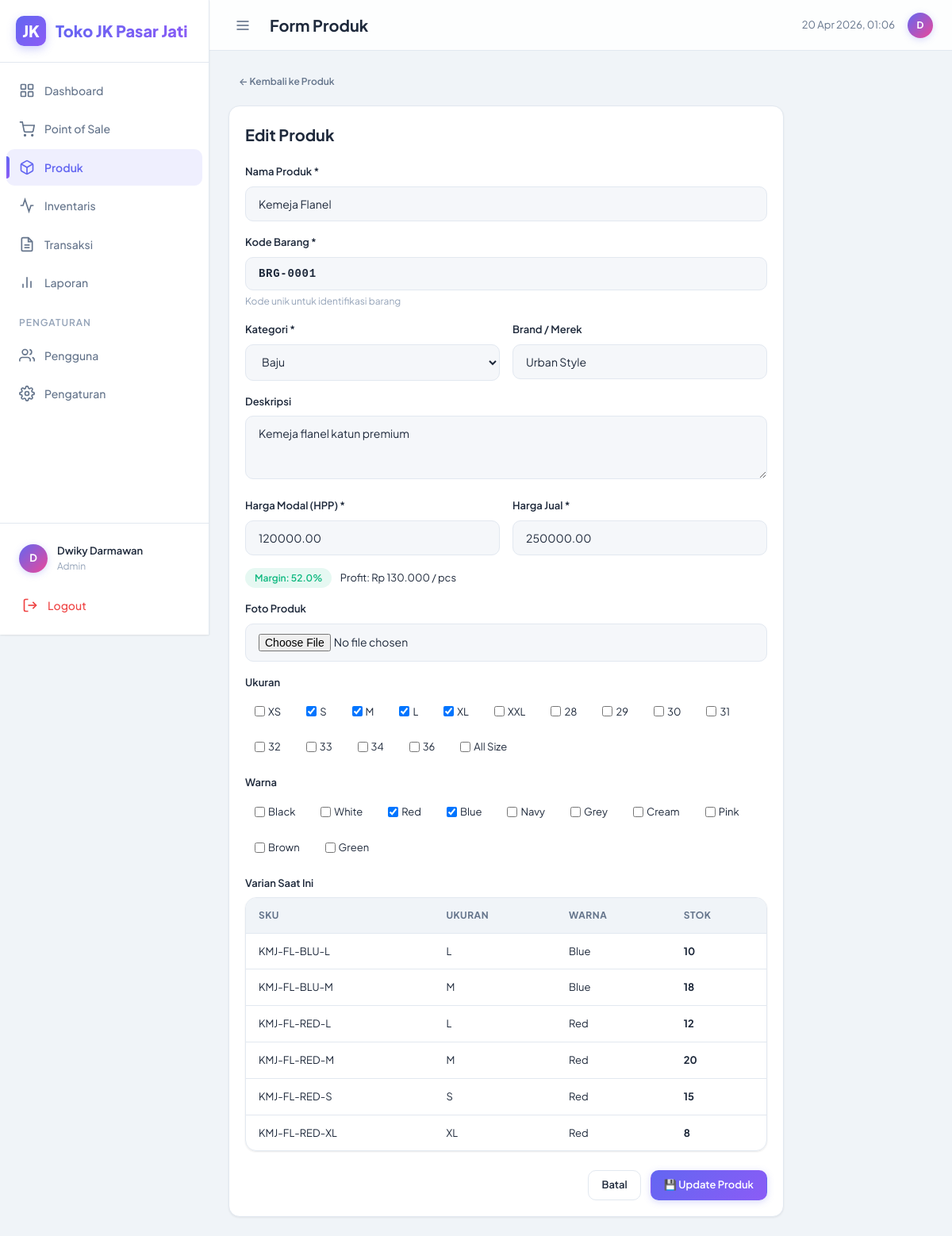
Screenshot of /index.php?page=products-form&id=1 (signed in) with the database file from the repository.
### tables this page shows
CREATE TABLE IF NOT EXISTS products (
    id INT AUTO_INCREMENT PRIMARY KEY,
    kode_barang VARCHAR(50) NOT NULL UNIQUE,
    name VARCHAR(200) NOT NULL,
    category_id INT NOT NULL,
    brand VARCHAR(100) DEFAULT NULL,
    description TEXT DEFAULT NULL,
    cost_price DECIMAL(12,2) NOT NULL DEFAULT 0,
    sell_price DECIMAL(12,2) NOT NULL DEFAULT 0,
    image VARCHAR(255) DEFAULT NULL,
    created_at TIMESTAMP DEFAULT CURRENT_TIMESTAMP,
    updated_at TIMESTAMP DEFAULT CURRENT_TIMESTAMP ON UPDATE CURRENT_TIMESTAMP,
    FOREIGN KEY (category_id) REFERENCES categories(id) ON DELETE CASCADE
);

CREATE TABLE IF NOT EXISTS categories (
    id INT AUTO_INCREMENT PRIMARY KEY,
    name VARCHAR(100) NOT NULL,
    created_at TIMESTAMP DEFAULT CURRENT_TIMESTAMP
);

CREATE TABLE IF NOT EXISTS product_variants (
    id INT AUTO_INCREMENT PRIMARY KEY,
    product_id INT NOT NULL,
    sku VARCHAR(100) NOT NULL UNIQUE,
    size VARCHAR(10) NOT NULL,
    color VARCHAR(50) NOT NULL,
    stock INT NOT NULL DEFAULT 0,
    min_stock INT NOT NULL DEFAULT 5,
    FOREIGN KEY (product_id) REFERENCES products(id) ON DELETE CASCADE
);

### views/pages/products_form.php (the view, shortened to what this page needs)
<?php
$db = getDB();
$id = $_GET['id'] ?? null;
$product = null;
$variants = [];
if ($id) {
    $stmt = $db->prepare("SELECT * FROM products WHERE id = ?");
    $stmt->execute([$id]);
    $product = $stmt->fetch();
    if ($product) {
        $vStmt = $db->prepare("SELECT * FROM product_variants WHERE product_id = ? ORDER BY color, size");
        $vStmt->execute([$id]);
        $variants = $vStmt->fetchAll();
    }
}
$categories = $db->query("SELECT * FROM categories ORDER BY name")->fetchAll();
$allSizes = ['XS','S','M','L','XL','XXL','28','29','30','31','32','33','34','36','All Size'];
$defaultColors = ['Black','White','Red','Blue','Navy','Grey','Cream','Pink','Brown','Green'];
?>
<div style="max-width:700px;">
    <div style="margin-bottom:var(--sp-4);">
        <a href="<?= APP_URL ?>/index.php?page=products" class="btn btn-ghost btn-sm">← Kembali ke Produk</a>
    </div>
    <div class="card">
        <h2 style="font-size:var(--fs-lg);font-weight:700;margin-bottom:var(--sp-5);"><?= $product ? 'Edit Produk' : 'Tambah Produk Baru' ?></h2>
        <form method="POST" action="<?= APP_URL ?>/index.php?page=products-form" enctype="multipart/form-data">
            <div class="form-group">
                <label class="form-label">Nama Produk *</label>
                <input type="text" name="name" class="form-input" required value="<?= htmlspecialchars($product['name'] ?? '') ?>" placeholder="Contoh: Kemeja Flanel Premium">
            </div>
            <div class="form-group">
                <label class="form-label">Kode Barang *</label>
                <input type="text" name="kode_barang" class="form-input" required value="<?= htmlspecialchars($product['kode_barang'] ?? '') ?>" placeholder="Contoh: BRG-0001" style="font-family:monospace;font-weight:600;letter-spacing:0.05em;">
                <div style="font-size:var(--fs-xs);color:var(--text-muted);margin-top:var(--sp-1);">Kode unik untuk identifikasi barang</div>
            </div>
            <div class="form-row">
                <div class="form-group">
                    <label class="form-label">Kategori *</label>
                    <select name="category_id" class="form-select" required>
                        <?php foreach ($categories as $cat): ?>
                        <option value="<?= $cat['id'] ?>" <?= ($product['category_id'] ?? '') == $cat['id'] ? 'selected' : '' ?>><?= htmlspecialchars($cat['name']) ?></option>
                        <?php endforeach; ?>
                    </select>
                </div>
                <div class="form-group">
                    <label class="form-label">Brand / Merek</label>
                    <input type="text" name="brand" class="form-input" value="<?= htmlspecialchars($product['brand'] ?? '') ?>" placeholder="Contoh: Urban Style">
                </div>
            </div>
            <div class="form-group">
                <label class="form-label">Deskripsi</label>
                <textarea name="description" class="form-textarea" placeholder="Deskripsi singkat produk..."><?= htmlspecialchars($product['description'] ?? '') ?></textarea>
            </div>
            <div class="form-row">
                <div class="form-group">
                    <label class="form-label">Harga Modal (HPP) *</label>
                    <input type="number" name="cost_price" class="form-input" required min="0" value="<?= $product['cost_price'] ?? '' ?>" placeholder="0" id="costPrice" oninput="calcMargin()">
                </div>
                <div class="form-group">
                    <label class="form-label">Harga Jual *</label>
                    <input type="number" name="sell_price" class="form-input" required min="0" value="<?= $product['sell_price'] ?? '' ?>" placeholder="0" id="sellPrice" oninput="calcMargin()">
                </div>
            </div>
            <div id="marginDisplay" style="margin-bottom:var(--sp-4);font-size:var(--fs-sm);"></div>
            <div class="form-group">
                <label class="form-label">Foto Produk</label>
                <input type="file" name="image" class="form-input" accept="image/*">
            </div>
            <div class="form-group">
                <label class="form-label">Ukuran</label>
                <div style="display:flex;flex-wrap:wrap;gap:var(--sp-2);">
                    <?php
                    $existingSizes = array_unique(array_column($variants, 'size'));
                    foreach ($allSizes as $size): ?>
                    <label style="display:flex;align-items:center;gap:4px;padding:var(--sp-2) var(--sp-3);background:var(--bg-elevated);border-radius:var(--radius-md);cursor:pointer;font-size:var(--fs-sm);">
                        <input type="checkbox" name="sizes[]" value="<?= $size ?>" <?= in_array($size, $existingSizes) ? 'checked' : '' ?>> <?= $size ?>
                    </label>
                    <?php endforeach; ?>
                </div>
            </div>
            <div class="form-group">
                <label class="form-label">Warna</label>
                <div style="display:flex;flex-wrap:wrap;gap:var(--sp-2);">
                    <?php
                    $existingColors = array_unique(array_column($variants, 'color'));
                    foreach ($defaultColors as $color): ?>
                    <label style="display:flex;align-items:center;gap:4px;padding:var(--sp-2) var(--sp-3);background:var(--bg-elevated);border-radius:var(--radius-md);cursor:pointer;font-size:var(--fs-sm);">
                        <input type="checkbox" name="colors[]" value="<?= $color ?>" <?= in_array($color, $existingColors) ? 'checked' : '' ?>> <?= $color ?>
                    </label>
                    <?php endforeach; ?>
                </div>
            </div>
            <?php if (!empty($variants)): ?>
            <div class="form-group">
                <label class="form-label">Varian Saat Ini</label>
                <div class="table-wrapper">
                    <table class="data-table">
                        <thead><tr><th>SKU</th><th>Ukuran</th><th>Warna</th><th>Stok</th></tr></thead>
                        <tbody>
                        <?php foreach ($variants as $v): ?>
                        <tr><td class="text-sm"><?= htmlspecialchars($v['sku']) ?></td><td><?= $v['size'] ?></td><td><?= $v['color'] ?></td><td class="font-bold"><?= $v['stock'] ?></td></tr>
                        <?php endforeach; ?>
                        </tbody>
                    </table>
                </div>
            </div>
            <?php endif; ?>
            <div style="display:flex;gap:var(--sp-3);justify-content:flex-end;margin-top:var(--sp-6);">
                <a href="<?= APP_URL ?>/index.php?page=products" class="btn btn-secondary">Batal</a>
                <button type="submit" class="btn btn-primary">💾 <?= $product ? 'Update' : 'Simpan' ?> Produk</button>
            </div>
        </form>
    </div>
</div>

### rows the page displays
products: name "Kemeja Flanel", kode_barang "BRG-0001", category_id "Baju", brand "Urban Style", description "Kemeja flanel katun premium", cost_price "120000.00", sell_price "250000.00"
product_variants: sku "KMJ-FL-BLU-L", size "L", color "Blue", stock "10"
product_variants: sku "KMJ-FL-BLU-M", size "M", color "Blue", stock "18"
product_variants: sku "KMJ-FL-RED-L", size "L", color "Red", stock "12"
product_variants: sku "KMJ-FL-RED-M", size "M", color "Red", stock "20"
product_variants: sku "KMJ-FL-RED-S", size "S", color "Red", stock "15"
product_variants: sku "KMJ-FL-RED-XL", size "XL", color "Red", stock "8"

### other values shown
substr($user['name'], 0, 1) "D"
$user['name'] "Dwiky Darmawan"
$user['role'] "Admin"
$pageTitle "Form Produk"
$size "XS"
$size "S"
$size "M"
$size "L"
$size "XL"
$size "XXL"
$size "28"
$size "29"
$size "30"
$size "31"
$size "32"
